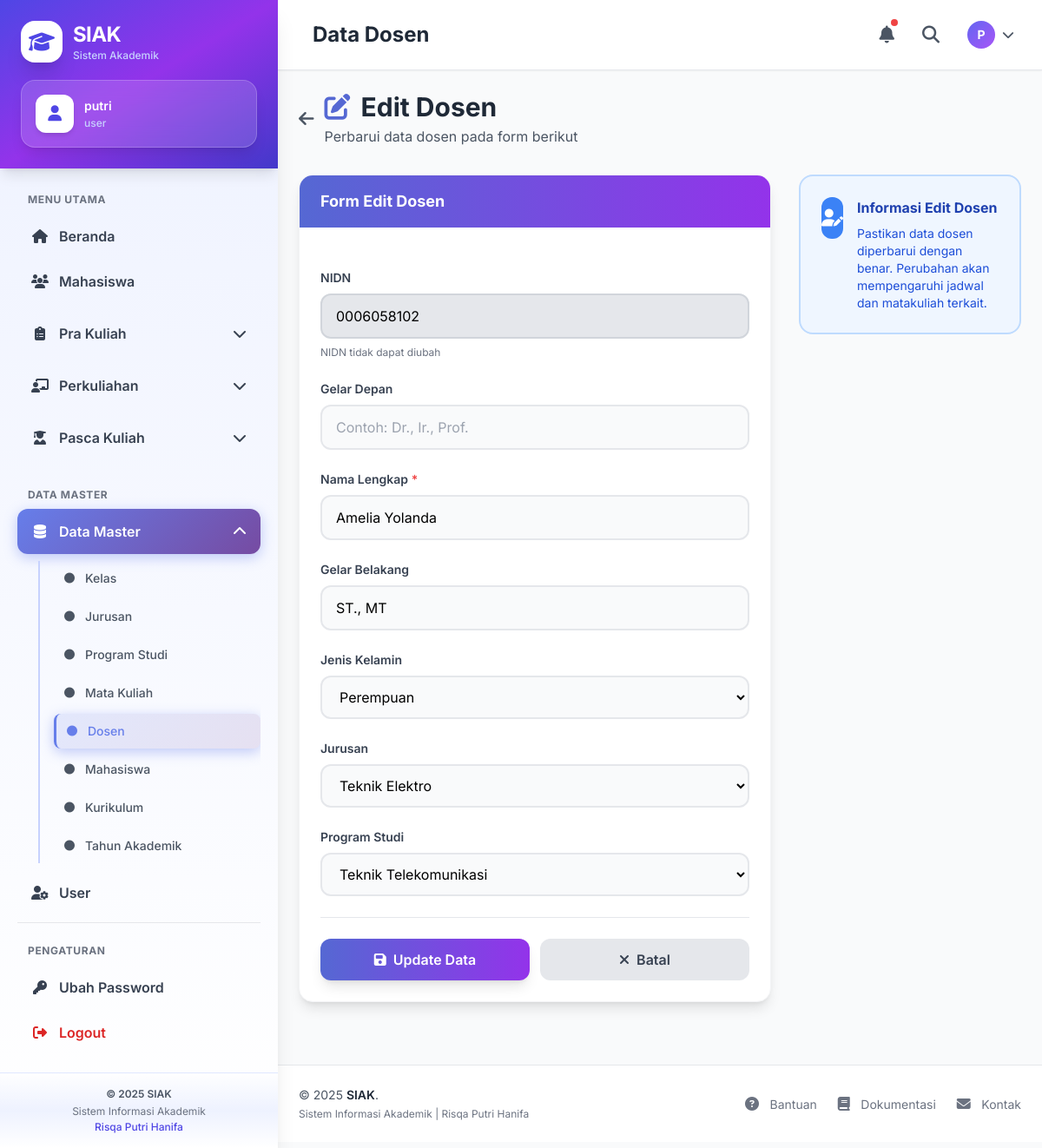
Screenshot of /index.php?page=dosen&aksi=edit&id=0006058102 (signed in) with the database file from the repository.
### tables this page shows
CREATE TABLE `dosen` (
  `dsnNidn` char(10) NOT NULL,
  `dsnJurId` smallint(6) DEFAULT NULL,
  `dsnProdiId` smallint(6) DEFAULT NULL,
  `dsnNama` varchar(50) NOT NULL DEFAULT '',
  `dsnJenisKelaminKode` enum('L','P') DEFAULT 'L',
  `dsnGelarDepan` varchar(50) DEFAULT NULL,
  `dsnGelarBelakang` varchar(50) DEFAULT NULL,
  `dsnFoto` varchar(50) DEFAULT NULL
);

CREATE TABLE `jurusan` (
  `jurId` smallint(6) NOT NULL,
  `jurKode` varchar(20) DEFAULT NULL,
  `jurNama` varchar(100) NOT NULL DEFAULT '',
  `jurNamaAsing` varchar(100) DEFAULT NULL,
  `jurIsAktif` tinyint(4) DEFAULT 1
);

CREATE TABLE `program_studi` (
  `prodiId` smallint(6) NOT NULL,
  `prodiJurId` smallint(6) DEFAULT NULL,
  `prodiKode` varchar(20) DEFAULT NULL,
  `prodiNama` varchar(100) NOT NULL DEFAULT '',
  `prodiNamaAsing` varchar(100) DEFAULT NULL,
  `prodiJenjang` varchar(10) DEFAULT NULL,
  `prodiEmail` varchar(50) DEFAULT NULL,
  `prodiWebsite` varchar(50) DEFAULT NULL,
  `prodiIsAktif` tinyint(4) DEFAULT 1
);

### models/Dosen.php (called while the page is built, shortened)
<?php
class Dosen {
    private $db;
    function __construct($koneksi){
        $this->db = $koneksi;
    }
    function get($nidn){
        $nidn = $this->db->real_escape_string($nidn);
        return $this->db->query("SELECT * FROM dosen WHERE dsnNidn = '$nidn'")->fetch_assoc();
    }
}
?>

### models/Jurusan.php (called while the page is built, shortened)
<?php
class Jurusan {
    private $db;
    function __construct($koneksi){
        $this->db = $koneksi;
    }
    function all(){
        return $this->db->query("SELECT * FROM jurusan ORDER BY jurId ASC");
    }
}
?>

### models/Prodi.php (called while the page is built, shortened)
<?php
class Prodi {
    private $db;
    function __construct($koneksi){
        $this->db = $koneksi;
    }
    function all(){
        return $this->db->query("
            SELECT p.*, j.jurNama
            FROM program_studi p
            LEFT JOIN jurusan j ON p.prodiJurId = j.jurId
            ORDER BY p.prodiId ASC
        ");
    }
}
?>

### views/dosen/edit.php (the view, shortened to what this page needs)
<?php include "views/layout/header.php"; ?>
<?php include "views/layout/sidebar.php"; ?>
<div class="mb-8">
    <div class="flex items-center space-x-3 mb-4">
        <a href="index.php?page=dosen" class="text-gray-600 hover:text-gray-800">
            <i class="fas fa-arrow-left text-xl"></i>
        </a>
        <div>
            <h1 class="text-3xl font-bold text-gray-800">
                <i class="fas fa-edit text-primary-600 mr-3"></i>Edit Dosen
            </h1>
            <p class="text-gray-600 mt-1">Perbarui data dosen pada form berikut</p>
        </div>
    </div>
</div>
<div class="grid grid-cols-1 lg:grid-cols-3 gap-8">
    <div class="lg:col-span-2">
        <div class="bg-white rounded-2xl shadow-lg border border-gray-100 overflow-hidden">
            <div class="bg-gradient-to-r from-primary-600 to-secondary-600 px-6 py-4">
                <h3 class="text-lg font-bold text-white">Form Edit Dosen</h3>
            </div>
            <div class="p-6">
                <form method="post" action="index.php?page=dosen&aksi=update" class="space-y-6">
                    <div class="space-y-2">
                        <label class="block text-sm font-semibold text-gray-700">NIDN</label>
                        <input
                            type="text"
                            value="<?= htmlspecialchars($data['dsnNidn']) ?>"
                            disabled
                            class="w-full px-4 py-3 bg-gray-200 border-2 border-gray-300 rounded-xl"
                        >
                        <p class="text-xs text-gray-500">NIDN tidak dapat diubah</p>
                    </div>
                    <div class="space-y-2">
                        <label class="block text-sm font-semibold text-gray-700">Gelar Depan</label>
                        <input
                            type="text"
                            name="dsnGelarDepan"
                            value="<?= htmlspecialchars($data['dsnGelarDepan'] ?? '') ?>"
                            placeholder="Contoh: Dr., Ir., Prof."
                            class="w-full px-4 py-3 bg-gray-50 border-2 border-gray-200 rounded-xl"
                        >
                    </div>
                    <div class="space-y-2">
                        <label class="block text-sm font-semibold text-gray-700">Nama Lengkap <span class="text-red-500">*</span></label>
                        <input
                            type="text"
                            name="dsnNama"
                            required
                            value="<?= htmlspecialchars($data['dsnNama']) ?>"
                            class="w-full px-4 py-3 bg-gray-50 border-2 border-gray-200 rounded-xl"
                        >
                    </div>
                    <div class="space-y-2">
                        <label class="block text-sm font-semibold text-gray-700">Gelar Belakang</label>
                        <input
                            type="text"
                            name="dsnGelarBelakang"
                            value="<?= htmlspecialchars($data['dsnGelarBelakang'] ?? '') ?>"
                            placeholder="Contoh: S.T., M.T., Ph.D"
                            class="w-full px-4 py-3 bg-gray-50 border-2 border-gray-200 rounded-xl"
                        >
                    </div>
                    <div class="space-y-2">
                        <label class="block text-sm font-semibold text-gray-700">Jenis Kelamin</label>
                        <select
                            name="dsnJenisKelaminKode"
                            class="w-full px-4 py-3 bg-gray-50 border-2 border-gray-200 rounded-xl"
                        >
                            <option value="P" <?= $data['dsnJenisKelaminKode']=='P'?'selected':'' ?>>Perempuan</option>
                        </select>
                    </div>
                    <div class="space-y-2">
                        <label class="block text-sm font-semibold text-gray-700">Jurusan</label>
                        <select
                            name="dsnJurId"
                            class="w-full px-4 py-3 bg-gray-50 border-2 border-gray-200 rounded-xl"
                        >
                            <?php while($j = $jurusan->fetch_assoc()): ?>
                                <option value="<?= $j['jurId'] ?>"
                                    <?= $j['jurId']==$data['dsnJurId']?'selected':'' ?>>
                                    <?= htmlspecialchars($j['jurNama']) ?>
                                </option>
                            <?php endwhile; ?>
                        </select>
                    </div>
                    <div class="space-y-2">
                        <label class="block text-sm font-semibold text-gray-700">Program Studi</label>
                        <select
                            name="dsnProdiId"
                            class="w-full px-4 py-3 bg-gray-50 border-2 border-gray-200 rounded-xl"
                        >
                            <?php while($p = $listProdi->fetch_assoc()): ?>
                                <option value="<?= $p['prodiId'] ?>"
                                    <?= $p['prodiId']==$data['dsnProdiId']?'selected':'' ?>>
                                    <?= htmlspecialchars($p['prodiNama']) ?>
                                </option>
                            <?php endwhile; ?>
                        </select>
                    </div>
                    <div class="flex flex-col sm:flex-row gap-3 pt-6 border-t border-gray-200">
                        <button
                            type="submit"
                            name="update_dosen"
                            class="flex-1 inline-flex items-center justify-center px-6 py-3 bg-gradient-to-r from-primary-600 to-secondary-600 text-white font-semibold rounded-xl shadow-lg hover:shadow-xl hover:-translate-y-1 transition duration-200"
                        >
                            <i class="fas fa-save mr-2"></i>
                            Update Data
                        </button>
                        <a
                            href="index.php?page=dosen"
                            class="flex-1 inline-flex items-center justify-center px-6 py-3 bg-gray-200 text-gray-700 font-semibold rounded-xl hover:bg-gray-300"
                        >
                            <i class="fas fa-times mr-2"></i>
                            Batal
                        </a>
                    </div>
                </form>
            </div>
        </div>
    </div>
    <div class="lg:col-span-1 space-y-6">
        <div class="bg-blue-50 border-2 border-blue-200 rounded-2xl p-6">
            <div class="flex items-start">
                <div class="w-12 h-12 bg-blue-500 rounded-xl flex items-center justify-center">
                    <i class="fas fa-user-edit text-white text-xl"></i>
                </div>
                <div class="ml-4">
                    <h4 class="font-bold text-blue-800 mb-2">Informasi Edit Dosen</h4>
                    <p class="text-sm text-blue-700">
                        Pastikan data dosen diperbarui dengan benar. Perubahan akan mempengaruhi jadwal dan matakuliah terkait.
                    </p>
                </div>
            </div>
        </div>
    </div>
</div>
<?php include "views/layout/footer.php"; ?>

### views/layout/header.php (style rules this page uses)
body { font-family: 'Inter', sans-serif; }
* { transition: all 0.2s ease; }

### rows the page displays
dosen: dsnNidn "0006058102", dsnNama "Amelia Yolanda", dsnGelarBelakang "ST., MT", dsnJenisKelaminKode "Perempuan", dsnJurId "Teknik Elektro", dsnProdiId "Teknik Telekomunikasi"

### other values shown
$_SESSION['user'] "putri"
$_SESSION['grup'] "user"
substr($_SESSION['user'], 0, 1) "P"
